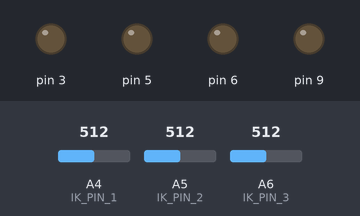
A sketch run on a simulated Arduino Nano, built with avr-gcc and run on an emulated ATmega328P. Parts: output pins drawn as LEDs (lit = HIGH). The test bench sets the inputs (shaded band); at power-on: A4 (IK_PIN_1) = 512, A5 (IK_PIN_2) = 512, A6 (IK_PIN_3) = 512.

Above: at 0.1 s.
At 1.1 s:
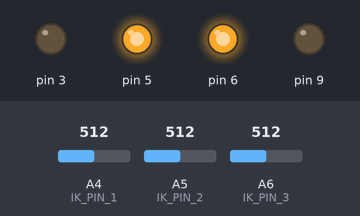
Timing chart, 0 to 2.6 s (numbered marks = the images above):
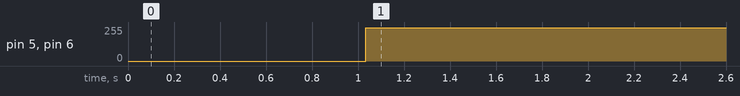

The sketch:

koridor_t2c.ino
```cpp
#include "GY-25.h"
GY25 gy25(A0, A1); // RX, TX

#include "motor.h"
#include "IK.h"
#include "hc-sr04.h"


long int t = 0;
#define MOTOR_SPEED 100
Filter filter_ultrasonar_1,filter_ultrasonar_2;

#define MOTOR_RUN_FLAG 1

// #include <arduino_encoder.h>  // Подключаем библиотеку
// Encoder enc1;                 // первым энкодером
// Encoder enc2;                 // вторым энкодером

void setup() {
  Serial.begin(9600);
  gy25.setup(); // calibration
  motors.setup(MOTOR_RUN_FLAG);
  setupIK();

  // enc1.setup(8,7);            // Энкодер 1 подключен к пинам D5 и D6 (двунаправленный)
  // enc2.setup(4,2);            // Энкодер 2 подключен к пинам D7 и D8 (двунаправленный)

  // servo_finger.attach(11);
  // servo_up.attach(10);

  // filter_ultrasonar_1.setup();
  // filter_ultrasonar_2.setup();
  // for (int i = 0; i<FILTER_DATA_SIZE; i++) {
  //   filter_ultrasonar_1.addData(readUltrasonar(1));
  //   filter_ultrasonar_2.addData(readUltrasonar(2));
  // }

  // motors.run(50,50); delay(2000);
  // motors.run(0,0); delay(2000);
  // motors.run(-50,-50); delay(2000);
  // motors.run(-50,50); delay(2000);
  // motors.run(50,-50); delay(2000);
  // motors.run(0,0); delay(2000);

  forwardGyro();
  leftGyro(1);
  forwardGyro();
  leftGyro(-1);
  forwardGyro();
  leftGyro(-1);
  forwardGyro1();

}

long int pid_i = 0;
int e_old = 0;

void loop() {

}

long int ggg = 0;
long int ggg_cache = 0;
long int ggg_old = 0;

void kolhozGyro() {
  gy25.update();
  int a = gy25.angle[0];
  if (a>100 && ggg_old<-100) ggg_cache -= 360;
  if (a<-100 && ggg_old>100) ggg_cache += 360;
  ggg_old = a;
  ggg = a + ggg_cache;
}

void forwardGyro() {
  // enc1.clear();               // Обнуляем энкодер 1
  // enc2.clear();               // Обнуляем энкодер 2
  filter_ik_2.ik();
  filter_ik_2.ik();
  filter_ik_2.ik();
    kolhozGyro();
  int ik = filter_ik_2.ik();
  long int gy_start = ggg;//gy25.angle[0];
  while (ik>10) {
    ik = filter_ik_2.ik();
    // gy25.update();
    kolhozGyro();
    // int gy = gy25.angle[0]+0;
    // Serial.println(ggg);
    // Serial.println(ik);
    int p = ggg - gy_start;
    // Serial.println(p);
    motors.run(80+p,80-p);
  }

  motors.run(0,0);
}

void forwardGyro1() {
  // enc1.clear();               // Обнуляем энкодер 1
  // enc2.clear();               // Обнуляем энкодер 2
  filter_ik_2.ik();
  filter_ik_2.ik();
  filter_ik_2.ik();
    kolhozGyro();
  int ik = filter_ik_2.ik();
  long int gy_start = ggg;//gy25.angle[0];
  long int t = millis() + 2500;
  while (t>millis()) {
    // ik = filter_ik_2.ik();
    // gy25.update();
    kolhozGyro();
    // int gy = gy25.angle[0]+0;
    // Serial.println(ggg);
    // Serial.println(ik);
    int p = ggg - gy_start;
    // Serial.println(p);
    motors.run(80+p,80-p);
  }
  motors.run(0,0);
}

void leftGyro(int abc) { // 1,-1
  // enc1.clear();               // Обнуляем энкодер 1
  // enc2.clear();               // Обнуляем энкодер 2
  filter_ik_2.ik();
  filter_ik_2.ik();
  filter_ik_2.ik();
    kolhozGyro();
  int ik = filter_ik_2.ik();
  long int gy_start = ggg + abc*90;//gy25.angle[0];
  long int t = millis();
  while (t+700>millis()) {
    // ik = filter_ik_2.ik();
    // gy25.update();
    kolhozGyro();
    // int gy = gy25.angle[0]+0;
    // Serial.println(ggg);
    // Serial.println(ik);
    int p = (ggg - gy_start) * 7;
    // Serial.println(p);
    motors.run(+p,-p);
    if (abs(gy_start-ggg)>5) {
      t = millis();
    }
  }
  motors.run(0,0);
}

void koridor() {
  filter_ultrasonar_1.addData(readUltrasonar(1));
  filter_ultrasonar_2.addData(readUltrasonar(2));
  int ik = filter_ik_2.ik();


  // Serial.print(filter_ultrasonar_1.getData());
  // Serial.print(" ");
  // Serial.print(ik);
  // Serial.print(" ");
  // Serial.println(filter_ultrasonar_2.getData());

  if (ik>10) {
    int e = -filter_ultrasonar_1.getData() + filter_ultrasonar_2.getData();
    int pid_p = e;
    pid_i = pid_i*0.95 + e;
    int pid_d = e-e_old;
    e_old = e;
    int pid = pid_p*1 + pid_i*0 + pid_d*0;
    // Serial.println(pid);
    motors.run(MOTOR_SPEED+pid,MOTOR_SPEED-pid);
  } else {
    motors.run(-50,-50);
    delay(500);
    if (pid_i<0) motors.run(50,-50);
    else motors.run(-50,50);
    delay(500);
  }
}

void testMotor() {
  motors.run(100,100); delay(2000);
  motors.run(50,50); delay(2000);
  motors.run(-100,100); delay(2000);
  motors.run(100,-100); delay(2000);
  motors.run(0,0);
}

void testGyro() {
  // gy25.update();
  if (t < millis()) {
    // gy25.print();
    t = millis() + 100;
  }
}
```

GY-25.h
```cpp
// https://static-eu.insales.ru/files/1/1580/10954284/original/Описание_GY25__курс__крен__тангаж_.pdf
// https://metanit.com/cpp/tutorial/5.10.php

#pragma once

#include <SoftwareSerial.h>

class GY25: private SoftwareSerial {  //(): public SoftwareSerial {
public:
  int angle[3];

  void setup() {
    GY25::begin(115200);
    delay(1000);
    GY25::write(0XA5);  // request the data
    GY25::write(0X52);
  }

  void calibration() {
    // setup time
    delay(3000);
    // Kalibrasi Tilt
    GY25::write(0xA5);
    GY25::write(0x54);
    // Jeda sebelum kalibrasi heading
    delay(1000);
    // Kalibrasi Heading
    GY25::write(0xA5);
    GY25::write(0x55);
    delay(100);
  }

  void update() {
    while (GY25::available()) {
      GY25::Re_buf[GY25::counter] = (unsigned char)GY25::read();
      if (GY25::counter == 0 && GY25::Re_buf[0] != 0xAA) return;
      GY25::counter++;
      if (GY25::counter == 8) {
        GY25::counter = 0;
        GY25::sign = 1;
      }
    }
    if (GY25::sign) {
      GY25::sign = 0;
      if (GY25::Re_buf[0] == 0xAA && GY25::Re_buf[7] == 0x55) {
        GY25::angle[0] = (GY25::Re_buf[1] << 8 | GY25::Re_buf[2]) / 100;
        GY25::angle[1] = (GY25::Re_buf[3] << 8 | GY25::Re_buf[4]) / 100;
        GY25::angle[2] = (GY25::Re_buf[5] << 8 | GY25::Re_buf[6]) / 100;
        //GY25::print();
      }
    }
  }

  void print() {
    Serial.print(GY25::angle[0]);
    Serial.print(" ");
    Serial.print(GY25::angle[1]);
    Serial.print(" ");
    Serial.print(GY25::angle[2]);
    Serial.println();
  }
private:
  using SoftwareSerial::SoftwareSerial;
  unsigned char counter = 0;  //buffer where the received data will be stored
  unsigned char sign = 0;
  unsigned char Re_buf[8];
};
```

IK.h
```cpp
#pragma once

#define IK_PIN_1 A4
#define IK_PIN_2 A5
#define IK_PIN_3 A6

#define IK_MIN 5
#define IK_MAX 90
#define IK_MIN_BIG 5
#define IK_MAX_BIG 150

int getIK(int port) {
  return constrain(16*pow(analogRead(port)*0.0048828125, -1.10),IK_MIN,IK_MAX);
}

int getIKBig(int port) {
  return constrain(64*pow(analogRead(port)*0.0048828125, -1.10),IK_MIN_BIG,IK_MAX_BIG);
}

#define FILTER_DATA_SIZE 5
class Filter {
  public:
    void setup(int pin = A2) {
      for (int i = 0; i<FILTER_DATA_SIZE; i++) Filter::data[i] = 0;
      Filter::pin = pin;
    }
    void addData(int data) {
      for (int i = 0; i<FILTER_DATA_SIZE-1; i++) Filter::data[i] = Filter::data[i+1];
      Filter::data[FILTER_DATA_SIZE-1] = data;
    }
    int getData() {
      long int answer = 0;
      for (int i = 0; i<FILTER_DATA_SIZE; i++) answer += Filter::data[i];
      return answer/FILTER_DATA_SIZE;
    }
    int addGetData(int data) {
      Filter::addData(data);
      return Filter::getData();
    }
    int ik() {
      // Serial.println(Filter::addGetData(getIK(Filter::pin)));
      // Serial.println(analogRead(Filter::pin));
      return Filter::addGetData(getIK(Filter::pin));
    }
  private:
    int data[FILTER_DATA_SIZE];
    int pin;
};
Filter filter_ik_1, filter_ik_2, filter_ik_3;

void setupIK(){
  filter_ik_1.setup(IK_PIN_1);
  filter_ik_2.setup(IK_PIN_2);
  filter_ik_3.setup(IK_PIN_3);
  for (int i = 0; i<FILTER_DATA_SIZE; i++) {
    filter_ik_1.ik();
    filter_ik_2.ik();
    filter_ik_3.ik();
  }
}
```

hc-sr04.h
```cpp
#pragma once

#define PIN_HC_SR04_1 13
#define PIN_HC_SR04_2 12

int readUltrasonarBasic(int pin) {
  int duration, cm;

  pinMode(pin, OUTPUT);

  // Сначала генерируем короткий импульс длительностью 2-5 микросекунд.

  digitalWrite(pin, LOW);
  delayMicroseconds(2); // 5
  digitalWrite(pin, HIGH);

  // Выставив высокий уровень сигнала, ждем около 10 микросекунд. В этот момент датчик будет посылать сигналы с частотой 40 КГц.
  delayMicroseconds(10);
  digitalWrite(pin, LOW);

  pinMode(pin, INPUT);
  // delayMicroseconds(10);

  //  Время задержки акустического сигнала на эхолокаторе.
  duration = pulseIn(pin, HIGH);

  // Теперь осталось преобразовать время в расстояние
  cm = (duration / 2) / 29.1;

  // Serial.print("Расстояние до объекта: ");
  // Serial.print(cm);
  // Serial.println(" см.");

  // // Задержка между измерениями для корректной работы скеча
  // delay(250);
  cm = constrain(cm,0,100);
  if (cm<5) cm = 100;
  return cm;
}

int readUltrasonar(int number) {
  if (number==1) return readUltrasonarBasic(PIN_HC_SR04_1);
  if (number==2) return readUltrasonarBasic(PIN_HC_SR04_2);
  return 0;
}
```

motor.h
```cpp
#pragma once

class Motor {
  public:
    void setup(int pin1, int pin2) {
      Motor::pin1 = pin1;
      Motor::pin2 = pin2;
      pinMode(Motor::pin1,OUTPUT);
      pinMode(Motor::pin2,OUTPUT);
      //reverse = 1;
    }
    void run(int speed=0) {
      speed = constrain(speed,-100,100)*2.5;
      analogWrite(Motor::pin1, speed>0?speed:0);
      analogWrite(Motor::pin2, speed>0?0:-speed);
    }
  private:
    int pin1, pin2;
};

class Motors {
  public:
    Motor motor_left,motor_right;
    void setup(bool enable_flag = 1) {
      Motors::motor_right.setup(6,9);
      Motors::motor_left.setup(3,5);
      Motors::enable_flag = enable_flag;
    }
    void run(int l=0, int r=0) {
      if (Motors::enable_flag) {
        Motors::motor_left.run(l);
        Motors::motor_right.run(r);
      }
    }
  private:
    bool enable_flag;
};

Motors motors;
```

Measured:
- by itself, pin 5, pin 6: 0/255 → 250/255 at 1.0 s
